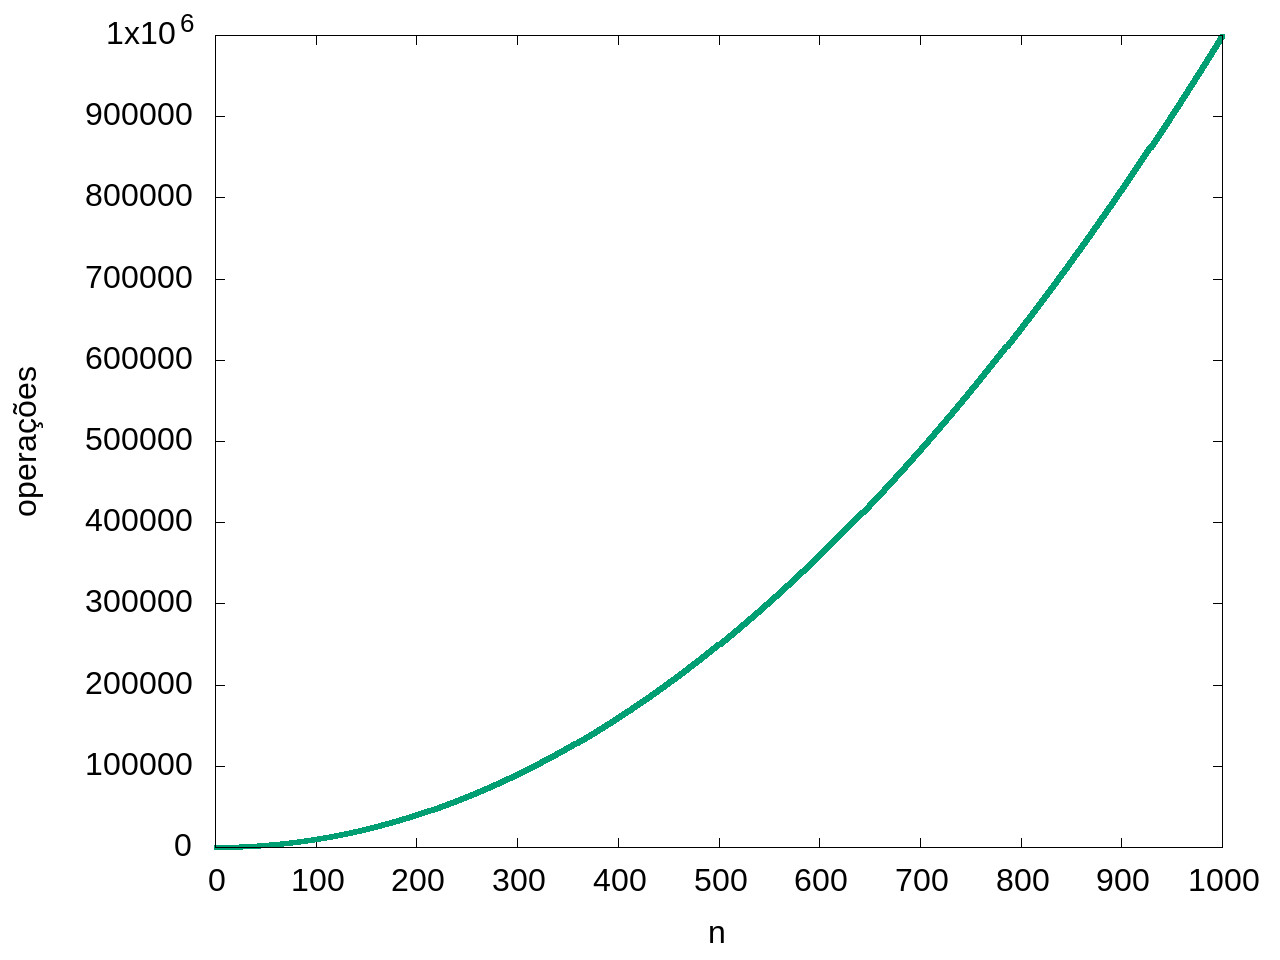

Source code (gnuplot):
set terminal jpeg enhanced size 1280,960 font "arial,24.0"
set output "exercicio03d.jpg"
set xlabel "n"
set ylabel "operações" 
plot "exercicio03d.txt" with lines lw 5 lt 2 notitle
